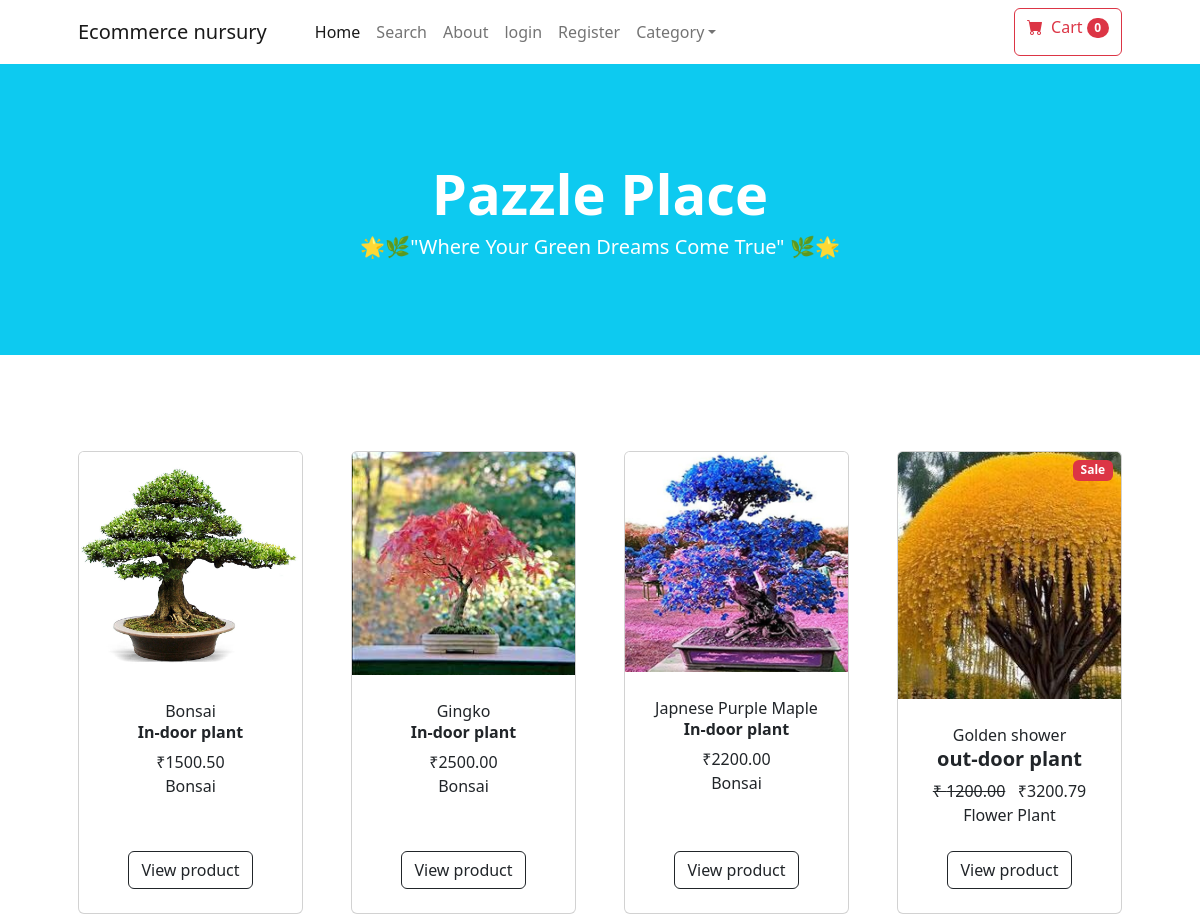
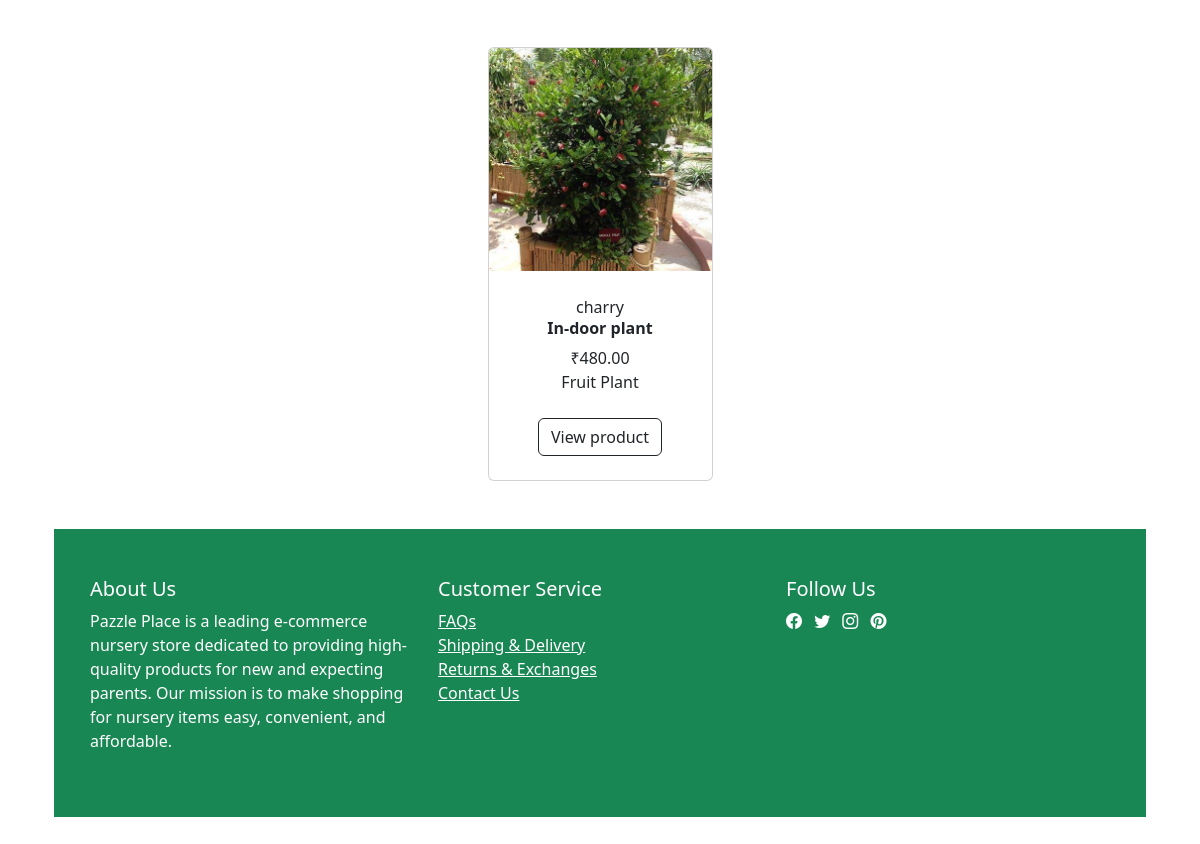
The page / on the database its author committed (2 pictures, top to bottom).
### store/models.py (models this page shows, shortened)
class Product(models.Model):
    name =models.CharField(max_length=50)
    price =models.DecimalField(default=0,decimal_places=2,max_digits=7)
    category =models.ForeignKey(Category,on_delete=models.CASCADE, default=1)
    description =models.CharField(max_length=150,default='', blank=True, null=True)
    image =models.ImageField(upload_to='upload/product/')
    is_sale =models.BooleanField(default=False)
    sale_price = models.DecimalField(default=0,decimal_places=2,max_digits=7)

class Category(models.Model):
    name = models.CharField(max_length=50)
    def __str__(self):
        return self.name
    class Meta:
        verbose_name_plural = 'categories'

### store/views.py (the view)
# urls.py: 2. Add a URL to urlpatterns:  path('', views.home, name='home')
def home(request):
    products = Product.objects.all()
    return render(request, 'home.html', {'products':products})

### cart/cart.py (called while the page is built)
        def __len__(self):
                return len(self.cart)

### cart/context_processer.py (called while the page is built)
def cart(request):
    return {'cart': Cart(request)}

### store/templates/home.html (shortened to what this page needs)
        {% extends 'base.html' %}
        {% block content %}
        <header class="bg-info py-5">
            <div class="container px-4 px-lg-5 my-5">
                <div class="text-center text-white">
                    <h1 class="display-4 fw-bolder">Pazzle Place</h1>
                    <h2 class="lead fw-normal text-ligth  mb-0">🌟🌿"Where Your Green Dreams Come True" 🌿🌟
                </div>
            </div>
        </header>
       <section class="py-5">
            <div class="container px-4 px-lg-5 mt-5">
                <div class="row gx-4 gx-lg-5 row-cols-2 row-cols-md-3 row-cols-xl-4 justify-content-center">
                    {% for product in products %}
                    {% if product.is_sale %}
                    <div class="col mb-5">
                        <div class="card h-100">
                            <div class="badge bg-danger text-white position-absolute" style="top: 0.5rem; right: 0.5rem">Sale</div>
                            <img class="card-img-top" src="{{product.image.url}}" alt="..." />
                            <div class="card-body p-4">
                                <div class="text-center">
                                    {{ product.name }}
                                    <h5 class="fw-bolder">out-door plant</h5>
                                    <strike>₹ {{ product.price }}</strike>
                                    &nbsp;
                                    ₹{{ product.sale_price }}
                                    <br/>
                                    {{ product.category }}
                                </div>
                            </div>
                            <div class="card-footer p-4 pt-0 border-top-0 bg-transparent">
                                <div class="text-center"><a class="btn btn-outline-dark mt-auto" href="{% url 'product' product.id %}">View product</a></div>
                            </div>
                        </div>
                    </div>
                    {% else %}
                    <div class="col mb-5">
                        <div class="card h-100">
                            <img class="card-img-top" src="{{ product.image.url }}" alt="..." />
                            <div class="card-body p-4">
                                <div class="text-center">
                                    {{ product.name }}
                                    <h6 class="fw-bolder">In-door plant </h6>
                                    ₹{{ product.price}}
                                    <br/>
                                    {{ product.category }}
                                </div>
                            </div>
                            <div class="card-footer p-4 pt-0 border-top-0 bg-transparent">
                                <div class="text-center"><a class="btn btn-outline-dark mt-auto" href="{% url 'product' product.id %}">View product</a></div>
                            </div>
                        </div>
                    </div>
                    {% endif %}
                    {% endfor %}
    </body>
</html>
  {% endblock %}

### store/templates/base.html (shortened to what this page needs)
{% load static %}
<!DOCTYPE html>
<html lang="en">
    <head>
        <link rel="stylesheet" href="https://cdn.jsdelivr.net/npm/bootstrap-icons@1.10.2/font/bootstrap-icons.css">
        <link href="https://cdn.jsdelivr.net/npm/bootstrap@5.3.3/dist/css/bootstrap.min.css" rel="stylesheet" />
        <link href={% static "css/styles.css"%} rel="stylesheet" />
    </head>
    <body>
        {% include 'navbar.html'%}
        {% block content %}{% endblock %}
        <footer class="bg-success text-white py-5" style="width: 100%;">
            <div class="container-fluid">
                <div class="row">
                    <div class="col">
                        <h5>About Us</h5>
                        <p>Pazzle Place is a leading e-commerce nursery store dedicated to providing high-quality products for new and expecting parents. Our mission is to make shopping for nursery items easy, convenient, and affordable.</p>
                    </div>
                    <div class="col-md-4">
                        <h5>Customer Service</h5>
                        <ul class="list-unstyled">
                            <li><a href="#" class="text-white">FAQs</a></li>
                            <li><a href="#" class="text-white">Shipping & Delivery</a></li>
                            <li><a href="#" class="text-white">Returns & Exchanges</a></li>
                            <li><a href="#" class="text-white">Contact Us</a></li>
                        </ul>
                    </div>
                    <div class="col-md-4">
                        <h5>Follow Us</h5>
                        <ul class="list-inline">
                            <li class="list-inline-item">
                                <a href="#" class="text-white"><i class="bi bi-facebook"></i></a>
                            </li>
                            <li class="list-inline-item">
                                <a href="#" class="text-white"><i class="bi bi-twitter"></i></a>
                            </li>
                                <li class="list-inline-item">
                                    <a href="https://www.instagram.com/himalayas_beauti_12/" class="text-white"><i class="bi bi-instagram"></i></a>
                                  </li>
                            <li class="list-inline-item">
                                <a href="#" class="text-white"><i class="bi bi-pinterest"></i></a>
                            </li>
                        </ul>
                    </div>
                </div>
            </div>
        </footer>

### store/templates/navbar.html (shortened to what this page needs)
   <nav class="navbar navbar-expand-lg ">
          <div class="container px-4 px-lg-5">
            <a class="navbar-brand" href="{% url 'home' %}">Ecommerce nursury</a>
                      <div class="collapse navbar-collapse" id="navbarSupportedContent">
                        <ul class="navbar-nav me-auto mb-2 mb-lg-0 ms-lg-4">
                        <li class="nav-item"><a class="nav-link active" aria-current="page" href="{% url 'home' %}">Home</a></li>
                        <li class="nav-item"><a class="nav-link" href="{% url 'search' %}">Search</a></li>
                        <li class="nav-item"><a class="nav-link" href="{% url 'about' %}">About</a></li>
                                         {% if user.is_authenticated %}
                                         <li class="nav-item dropdown">
                                          <a class="nav-link dropdown-toggle" id="navbarDropdown" href="#"  role="button" data-bs-toggle="dropdown" aria-expanded="false">
                                           Profile</a>
                                        <ul class="dropdown-menu" aria-labelledby="navbarDropdown">
                                          <li><a class="dropdown-item" href="{% url 'update_user' %}">Profile User</a></li>
                                           <li><a class="dropdown-item" href="{% url "update_info" %}">Profile Info</a></li>
                                         </ul>
                                      </li>
                                         <li class="nav-item"><a class="nav-link" href="{% url 'logout' %}">logout</a></li>
                                         {% else %}
                                         <li class="nav-item"><a class="nav-link" href="{% url 'login' %}">login</a></li>
                                     <li class="nav-item"><a class="nav-link" href="{% url 'register' %}">Register</a></li>
                                        {% endif %}
                               <li class="nav-item dropdown">
                                   <a class="nav-link dropdown-toggle" id="navbarDropdown" href="#"  role="button" data-bs-toggle="dropdown" aria-expanded="false">
                                    Category</a>
                               </li>
                           </ul>
                           <form class="d-flex">
                                         <a href="{% url 'cart_summary' %}" class="btn btn-outline-danger"><i class="bi bi-cart-fill me-1"></i>
                                       Cart<span class="badge bg-danger text-white ms-1 rounded-pill" id="cart_quantity">{{ cart|length }}</span></a>
                                                 <br/><br/>
                                    </form>
                         </div>
             </div>
</nav>

### rows shown on the page
Product: image (picture), name "Bonsai", price "1500.50", category "Bonsai"
Product: image (picture), name "Gingko", price "2500.00", category "Bonsai"
Product: image (picture), name "Japnese Purple Maple", price "2200.00", category "Bonsai"
Product: image (picture), name "Golden shower", price "1200.00", sale_price "3200.79", category "Flower Plant"
Product: image (picture), name "charry", price "480.00", category "Fruit Plant"

### other values the page prints
{{ cart|length }} "0"
